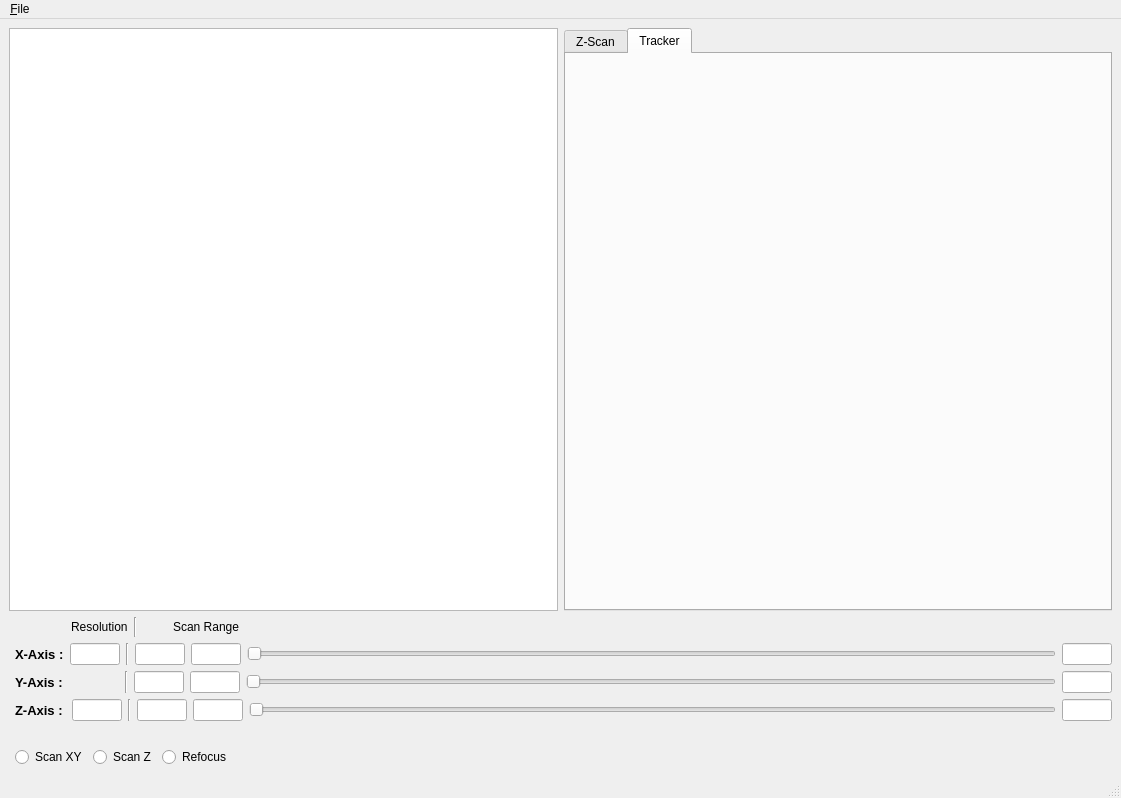
<?xml version="1.0" encoding="UTF-8"?>
<ui version="4.0">
 <class>MainWindow</class>
 <widget class="QMainWindow" name="MainWindow">
  <property name="geometry">
   <rect>
    <x>0</x>
    <y>0</y>
    <width>1121</width>
    <height>798</height>
   </rect>
  </property>
  <property name="sizePolicy">
   <sizepolicy hsizetype="Preferred" vsizetype="Fixed">
    <horstretch>0</horstretch>
    <verstretch>0</verstretch>
   </sizepolicy>
  </property>
  <property name="windowTitle">
   <string>MainWindow</string>
  </property>
  <widget class="QWidget" name="centralwidget">
   <layout class="QGridLayout" name="gridLayout_2">
    <item row="0" column="0" colspan="2">
     <layout class="QGridLayout" name="gridLayout">
      <item row="0" column="0">
       <widget class="xy_scan" name="graphicsView"/>
      </item>
      <item row="0" column="1">
       <widget class="QTabWidget" name="tabWidget">
        <property name="currentIndex">
         <number>1</number>
        </property>
        <widget class="QWidget" name="tab_5">
         <attribute name="title">
          <string>Z-Scan</string>
         </attribute>
         <layout class="QGridLayout" name="gridLayout_5">
          <item row="0" column="0">
           <layout class="QGridLayout" name="gridLayout_4">
            <item row="0" column="0">
             <widget class="xz_scan" name="graphicsView_2"/>
            </item>
           </layout>
          </item>
         </layout>
        </widget>
        <widget class="QWidget" name="tab_6">
         <attribute name="title">
          <string>Tracker</string>
         </attribute>
        </widget>
       </widget>
      </item>
     </layout>
    </item>
    <item row="1" column="1">
     <layout class="QGridLayout" name="gridLayout_3">
      <item row="5" column="0">
       <layout class="QHBoxLayout" name="horizontalLayout_6">
        <item>
         <widget class="QRadioButton" name="radioButton">
          <property name="text">
           <string>Scan XY</string>
          </property>
         </widget>
        </item>
        <item>
         <widget class="QRadioButton" name="radioButton_2">
          <property name="text">
           <string>Scan Z</string>
          </property>
         </widget>
        </item>
        <item>
         <widget class="QRadioButton" name="radioButton_3">
          <property name="text">
           <string>Refocus</string>
          </property>
         </widget>
        </item>
        <item>
         <spacer name="horizontalSpacer_4">
          <property name="orientation">
           <enum>Qt::Horizontal</enum>
          </property>
          <property name="sizeHint" stdset="0">
           <size>
            <width>40</width>
            <height>20</height>
           </size>
          </property>
         </spacer>
        </item>
       </layout>
      </item>
      <item row="0" column="0">
       <layout class="QHBoxLayout" name="horizontalLayout_7">
        <item>
         <spacer name="horizontalSpacer">
          <property name="orientation">
           <enum>Qt::Horizontal</enum>
          </property>
          <property name="sizeType">
           <enum>QSizePolicy::Fixed</enum>
          </property>
          <property name="sizeHint" stdset="0">
           <size>
            <width>56</width>
            <height>20</height>
           </size>
          </property>
         </spacer>
        </item>
        <item>
         <widget class="QLabel" name="label_4">
          <property name="sizePolicy">
           <sizepolicy hsizetype="Fixed" vsizetype="Preferred">
            <horstretch>0</horstretch>
            <verstretch>0</verstretch>
           </sizepolicy>
          </property>
          <property name="minimumSize">
           <size>
            <width>50</width>
            <height>0</height>
           </size>
          </property>
          <property name="maximumSize">
           <size>
            <width>125</width>
            <height>16777215</height>
           </size>
          </property>
          <property name="text">
           <string>Resolution</string>
          </property>
         </widget>
        </item>
        <item>
         <widget class="Line" name="line">
          <property name="orientation">
           <enum>Qt::Vertical</enum>
          </property>
         </widget>
        </item>
        <item>
         <spacer name="horizontalSpacer_5">
          <property name="orientation">
           <enum>Qt::Horizontal</enum>
          </property>
          <property name="sizeType">
           <enum>QSizePolicy::Fixed</enum>
          </property>
          <property name="sizeHint" stdset="0">
           <size>
            <width>30</width>
            <height>20</height>
           </size>
          </property>
         </spacer>
        </item>
        <item>
         <widget class="QLabel" name="label_5">
          <property name="text">
           <string>Scan Range</string>
          </property>
         </widget>
        </item>
        <item>
         <spacer name="horizontalSpacer_2">
          <property name="orientation">
           <enum>Qt::Horizontal</enum>
          </property>
          <property name="sizeHint" stdset="0">
           <size>
            <width>40</width>
            <height>20</height>
           </size>
          </property>
         </spacer>
        </item>
       </layout>
      </item>
      <item row="2" column="0">
       <layout class="QHBoxLayout" name="horizontalLayout_3">
        <item>
         <widget class="QLabel" name="label_2">
          <property name="sizePolicy">
           <sizepolicy hsizetype="Fixed" vsizetype="Preferred">
            <horstretch>0</horstretch>
            <verstretch>0</verstretch>
           </sizepolicy>
          </property>
          <property name="font">
           <font>
            <pointsize>10</pointsize>
            <weight>75</weight>
            <bold>true</bold>
           </font>
          </property>
          <property name="text">
           <string>Y-Axis :</string>
          </property>
         </widget>
        </item>
        <item>
         <spacer name="horizontalSpacer_3">
          <property name="orientation">
           <enum>Qt::Horizontal</enum>
          </property>
          <property name="sizeType">
           <enum>QSizePolicy::Fixed</enum>
          </property>
          <property name="sizeHint" stdset="0">
           <size>
            <width>56</width>
            <height>20</height>
           </size>
          </property>
         </spacer>
        </item>
        <item>
         <widget class="Line" name="line_3">
          <property name="orientation">
           <enum>Qt::Vertical</enum>
          </property>
         </widget>
        </item>
        <item>
         <widget class="QLineEdit" name="lineEdit_7">
          <property name="maximumSize">
           <size>
            <width>50</width>
            <height>16777215</height>
           </size>
          </property>
          <property name="toolTip">
           <string>&lt;html&gt;&lt;head/&gt;&lt;body&gt;&lt;p&gt;&lt;span style=&quot; font-size:10pt; font-weight:600;&quot;&gt;Y_Min&lt;/span&gt;&lt;/p&gt;&lt;/body&gt;&lt;/html&gt;</string>
          </property>
         </widget>
        </item>
        <item>
         <widget class="QLineEdit" name="lineEdit_6">
          <property name="maximumSize">
           <size>
            <width>50</width>
            <height>16777215</height>
           </size>
          </property>
          <property name="toolTip">
           <string>&lt;html&gt;&lt;head/&gt;&lt;body&gt;&lt;p&gt;&lt;span style=&quot; font-size:10pt; font-weight:600;&quot;&gt;Y_Max&lt;/span&gt;&lt;/p&gt;&lt;/body&gt;&lt;/html&gt;</string>
          </property>
         </widget>
        </item>
        <item>
         <widget class="QSlider" name="horizontalSlider_2">
          <property name="sizePolicy">
           <sizepolicy hsizetype="Expanding" vsizetype="Fixed">
            <horstretch>0</horstretch>
            <verstretch>0</verstretch>
           </sizepolicy>
          </property>
          <property name="minimumSize">
           <size>
            <width>150</width>
            <height>0</height>
           </size>
          </property>
          <property name="sizeIncrement">
           <size>
            <width>0</width>
            <height>0</height>
           </size>
          </property>
          <property name="baseSize">
           <size>
            <width>0</width>
            <height>0</height>
           </size>
          </property>
          <property name="orientation">
           <enum>Qt::Horizontal</enum>
          </property>
         </widget>
        </item>
        <item>
         <widget class="QLineEdit" name="lineEdit_3">
          <property name="maximumSize">
           <size>
            <width>50</width>
            <height>16777215</height>
           </size>
          </property>
          <property name="toolTip">
           <string>&lt;html&gt;&lt;head/&gt;&lt;body&gt;&lt;p&gt;&lt;span style=&quot; font-size:10pt; font-weight:600;&quot;&gt;Y-position&lt;/span&gt;&lt;/p&gt;&lt;/body&gt;&lt;/html&gt;</string>
          </property>
         </widget>
        </item>
       </layout>
      </item>
      <item row="1" column="0">
       <layout class="QHBoxLayout" name="horizontalLayout">
        <item>
         <widget class="QLabel" name="label">
          <property name="sizePolicy">
           <sizepolicy hsizetype="Fixed" vsizetype="Preferred">
            <horstretch>0</horstretch>
            <verstretch>0</verstretch>
           </sizepolicy>
          </property>
          <property name="font">
           <font>
            <pointsize>10</pointsize>
            <weight>75</weight>
            <bold>true</bold>
           </font>
          </property>
          <property name="text">
           <string>X-Axis :</string>
          </property>
          <property name="scaledContents">
           <bool>false</bool>
          </property>
         </widget>
        </item>
        <item>
         <widget class="QLineEdit" name="lineEdit_11">
          <property name="sizePolicy">
           <sizepolicy hsizetype="Fixed" vsizetype="Preferred">
            <horstretch>0</horstretch>
            <verstretch>0</verstretch>
           </sizepolicy>
          </property>
          <property name="minimumSize">
           <size>
            <width>0</width>
            <height>0</height>
           </size>
          </property>
          <property name="maximumSize">
           <size>
            <width>50</width>
            <height>1111</height>
           </size>
          </property>
          <property name="toolTip">
           <string>&lt;html&gt;&lt;head/&gt;&lt;body&gt;&lt;p&gt;&lt;span style=&quot; font-size:10pt; font-weight:600;&quot;&gt;XY-Resolution&lt;/span&gt;&lt;/p&gt;&lt;/body&gt;&lt;/html&gt;</string>
          </property>
         </widget>
        </item>
        <item>
         <widget class="Line" name="line_2">
          <property name="orientation">
           <enum>Qt::Vertical</enum>
          </property>
         </widget>
        </item>
        <item>
         <widget class="QLineEdit" name="lineEdit">
          <property name="maximumSize">
           <size>
            <width>50</width>
            <height>16777215</height>
           </size>
          </property>
          <property name="toolTip">
           <string>&lt;html&gt;&lt;head/&gt;&lt;body&gt;&lt;p&gt;&lt;span style=&quot; font-size:10pt; font-weight:600;&quot;&gt;X_Min&lt;/span&gt;&lt;/p&gt;&lt;/body&gt;&lt;/html&gt;</string>
          </property>
         </widget>
        </item>
        <item>
         <widget class="QLineEdit" name="lineEdit_2">
          <property name="maximumSize">
           <size>
            <width>50</width>
            <height>16777215</height>
           </size>
          </property>
          <property name="toolTip">
           <string>&lt;html&gt;&lt;head/&gt;&lt;body&gt;&lt;p&gt;&lt;span style=&quot; font-size:10pt; font-weight:600;&quot;&gt;X_Max&lt;/span&gt;&lt;/p&gt;&lt;/body&gt;&lt;/html&gt;</string>
          </property>
         </widget>
        </item>
        <item>
         <widget class="QSlider" name="horizontalSlider">
          <property name="minimumSize">
           <size>
            <width>150</width>
            <height>0</height>
           </size>
          </property>
          <property name="orientation">
           <enum>Qt::Horizontal</enum>
          </property>
         </widget>
        </item>
        <item>
         <widget class="QLineEdit" name="lineEdit_5">
          <property name="maximumSize">
           <size>
            <width>50</width>
            <height>16777215</height>
           </size>
          </property>
          <property name="toolTip">
           <string>&lt;html&gt;&lt;head/&gt;&lt;body&gt;&lt;p&gt;&lt;span style=&quot; font-size:10pt; font-weight:600;&quot;&gt;X-position&lt;/span&gt;&lt;/p&gt;&lt;/body&gt;&lt;/html&gt;</string>
          </property>
         </widget>
        </item>
       </layout>
      </item>
      <item row="3" column="0">
       <layout class="QHBoxLayout" name="horizontalLayout_2">
        <item>
         <widget class="QLabel" name="label_3">
          <property name="sizePolicy">
           <sizepolicy hsizetype="Fixed" vsizetype="Preferred">
            <horstretch>0</horstretch>
            <verstretch>0</verstretch>
           </sizepolicy>
          </property>
          <property name="minimumSize">
           <size>
            <width>51</width>
            <height>0</height>
           </size>
          </property>
          <property name="font">
           <font>
            <pointsize>10</pointsize>
            <weight>75</weight>
            <bold>true</bold>
           </font>
          </property>
          <property name="text">
           <string>Z-Axis :</string>
          </property>
         </widget>
        </item>
        <item>
         <widget class="QLineEdit" name="lineEdit_10">
          <property name="sizePolicy">
           <sizepolicy hsizetype="Fixed" vsizetype="Fixed">
            <horstretch>0</horstretch>
            <verstretch>0</verstretch>
           </sizepolicy>
          </property>
          <property name="maximumSize">
           <size>
            <width>50</width>
            <height>16777215</height>
           </size>
          </property>
          <property name="toolTip">
           <string>&lt;html&gt;&lt;head/&gt;&lt;body&gt;&lt;p&gt;&lt;span style=&quot; font-size:10pt; font-weight:600;&quot;&gt;Z-Resolution&lt;/span&gt;&lt;/p&gt;&lt;/body&gt;&lt;/html&gt;</string>
          </property>
         </widget>
        </item>
        <item>
         <widget class="Line" name="line_4">
          <property name="orientation">
           <enum>Qt::Vertical</enum>
          </property>
         </widget>
        </item>
        <item>
         <widget class="QLineEdit" name="lineEdit_8">
          <property name="maximumSize">
           <size>
            <width>50</width>
            <height>16777215</height>
           </size>
          </property>
          <property name="toolTip">
           <string>&lt;html&gt;&lt;head/&gt;&lt;body&gt;&lt;p&gt;&lt;span style=&quot; font-size:10pt; font-weight:600;&quot;&gt;Z_Min&lt;/span&gt;&lt;/p&gt;&lt;/body&gt;&lt;/html&gt;</string>
          </property>
         </widget>
        </item>
        <item>
         <widget class="QLineEdit" name="lineEdit_9">
          <property name="maximumSize">
           <size>
            <width>50</width>
            <height>16777215</height>
           </size>
          </property>
          <property name="toolTip">
           <string>&lt;html&gt;&lt;head/&gt;&lt;body&gt;&lt;p&gt;&lt;span style=&quot; font-size:10pt; font-weight:600;&quot;&gt;Z_Max&lt;/span&gt;&lt;/p&gt;&lt;/body&gt;&lt;/html&gt;</string>
          </property>
         </widget>
        </item>
        <item>
         <widget class="QSlider" name="horizontalSlider_3">
          <property name="minimumSize">
           <size>
            <width>150</width>
            <height>0</height>
           </size>
          </property>
          <property name="orientation">
           <enum>Qt::Horizontal</enum>
          </property>
         </widget>
        </item>
        <item>
         <widget class="QLineEdit" name="lineEdit_4">
          <property name="maximumSize">
           <size>
            <width>50</width>
            <height>16777215</height>
           </size>
          </property>
          <property name="toolTip">
           <string>&lt;html&gt;&lt;head/&gt;&lt;body&gt;&lt;p&gt;&lt;span style=&quot; font-size:10pt; font-weight:600;&quot;&gt;Z-position&lt;/span&gt;&lt;/p&gt;&lt;/body&gt;&lt;/html&gt;</string>
          </property>
         </widget>
        </item>
       </layout>
      </item>
      <item row="4" column="0">
       <spacer name="verticalSpacer">
        <property name="orientation">
         <enum>Qt::Vertical</enum>
        </property>
        <property name="sizeType">
         <enum>QSizePolicy::Fixed</enum>
        </property>
        <property name="sizeHint" stdset="0">
         <size>
          <width>20</width>
          <height>20</height>
         </size>
        </property>
       </spacer>
      </item>
     </layout>
    </item>
   </layout>
  </widget>
  <widget class="QMenuBar" name="menubar">
   <property name="geometry">
    <rect>
     <x>0</x>
     <y>0</y>
     <width>1121</width>
     <height>21</height>
    </rect>
   </property>
   <widget class="QMenu" name="menuFile">
    <property name="title">
     <string>&amp;File</string>
    </property>
    <addaction name="actionSave_as"/>
   </widget>
   <addaction name="menuFile"/>
  </widget>
  <widget class="QStatusBar" name="statusbar"/>
  <action name="actionSave_as">
   <property name="text">
    <string>Save as</string>
   </property>
  </action>
 </widget>
 <customwidgets>
  <customwidget>
   <class>xy_scan</class>
   <extends>QGraphicsView</extends>
   <header>pyqtgraph</header>
  </customwidget>
  <customwidget>
   <class>xz_scan</class>
   <extends>QGraphicsView</extends>
   <header>pyqtgraph</header>
  </customwidget>
 </customwidgets>
 <resources/>
 <connections/>
</ui>
